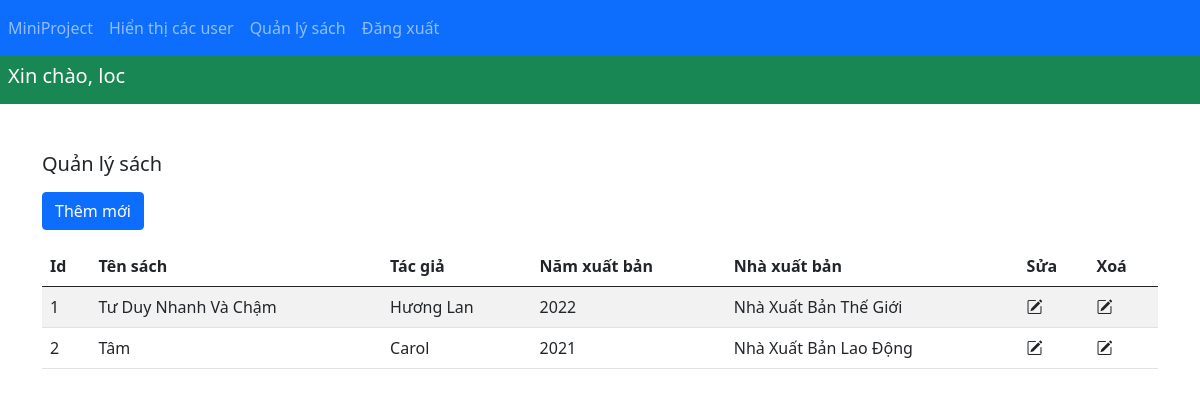
The page /?controller=BookController&action=view_book (signed in) on the database its author committed.
### tables this page shows
CREATE TABLE `book` (
  `id` int(11) NOT NULL,
  `title` varchar(100) NOT NULL,
  `author` varchar(50) NOT NULL,
  `published_date` int(11) NOT NULL,
  `publisher` varchar(100) NOT NULL,
  `description` text NOT NULL
);

### controller/BookController.php (called while the page is built, shortened)
<?php
require 'models/Book.php';
class BookController
{
    public function view_book():void
    {
        $arr = Book::getAll();
        require 'views/books/view_book.php';
    }
}

### index.php (called while the page is built)
<?php
require 'route.php';

### models/Connect.php (called while the page is built, shortened)
<?php
class Connect
{
    private $host = 'localhost';
    private $username = 'root';
    private $password = '';
    private $database = 'miniproject';
    public function cnt()
    {
        $conn = mysqli_connect($this->host, $this->username, $this->password,$this->database);
        mysqli_set_charset($conn,'utf8');
        return $conn;
    }
    public function select($sql)
    {
        $conn = $this->cnt();
        $result = mysqli_query($conn,$sql);
        return $result;
    }
}

### models/Book.php (called while the page is built, shortened)
<?php
require_once 'models/Connect.php';
class Book
{
    private $id;
    private $title;
    private $author;
    private $published_date;
    private $publisher;
    public function __construct($row){
        $this->id = $row['id'];
        $this->title = $row['title'];
        $this->author = $row['author'];
        $this->published_date = $row['published_date'];
        $this->publisher = $row['publisher'];
    }
    public function getId()
    {
        return $this->id;
    }
    public function getTitle()
    {
        return $this->title;
    }
    public function getAuthor()
    {
        return $this->author;
    }
    public function getPublishedDate()
    {
        return $this->published_date;
    }
    public function getPublisher()
    {
        return $this->publisher;
    }
    public static function getAll()
    {
        $sql = "SELECT * FROM book";
        $result = (new Connect())->select($sql);
        $arr = [];
        foreach($result as $row){
            $object = new Book($row);
            $arr[] = $object;
        }
        return $arr;
    }
}

### views/books/view_book.php (the view, shortened to what this page needs)
<?php
require 'views/layout/header.php';
require 'views/users/page_user.php';
?>
<div class="container">
    <h5 class="mb-3">Quản lý sách</h5>
    <form action="?action=create_book" method="POST" enctype="multipart/form-data">
        <button type="button" class="btn btn-primary mb-3" data-bs-toggle="modal" data-bs-target="#createBook">
            Thêm mới
        </button>
    </form>
    <table class="table table-striped">
        <thead>
        <tr>
            <th scope="col">Id</th>
            <th scope="col">Tên sách</th>
            <th scope="col">Tác giả</th>
            <th scope="col">Năm xuất bản</th>
            <th scope="col">Nhà xuất bản</th>
            <th scope="col">Sửa</th>
            <th scope="col">Xoá</th>
        </tr>
        </thead>
        <tbody>
            <?php foreach ($arr as $book) {?>
                <tr>
                    <td><?php echo $book->getId() ?></td>
                    <td> <?php echo $book->getTitle() ?> </td>
                    <td> <?php echo $book->getAuthor() ?> </td>
                    <td> <?php echo $book->getPublishedDate() ?></td>
                    <td> <?php echo $book->getPublisher() ?></td>
                    <td><i class="bi bi-pencil-square" data-bs-toggle="modal" data-bs-target=<?php echo "#editBook".$book->getId()?>></i></td>
                    <td><i class="bi bi-pencil-square" data-bs-toggle="modal" data-bs-target=<?php echo "#deleteBook".$book->getId()?>></i></td>
                </tr>
            <?php } ?>
        </tbody>
    </table>
</div>

### route.php (shortened to what this page needs)
<?php
require 'controller/BookController.php';
$action = $_GET['action'] ?? 'index';
switch ($action) {
    case 'view_book':
            (new BookController())->view_book();
            break;
}

### views/layout/header.php (shortened to what this page needs)
<!DOCTYPE html>
<html lang="en">
<head>
    <link href="https://cdn.jsdelivr.net/npm/bootstrap@5.0.2/dist/css/bootstrap.min.css" rel="stylesheet">
    <link rel="stylesheet" href="https://cdn.jsdelivr.net/npm/bootstrap-icons@1.10.2/font/bootstrap-icons.css">
</head>
<body>

### views/users/page_user.php (shortened to what this page needs)
<?php require 'views/layout/header.php';
?>
<nav class="navbar navbar-expand-sm bg-primary navbar-dark">
    <ul class="navbar-nav">
        <li class="nav-item active">
            <a class="nav-link" href="#">MiniProject</a>
        </li>
        <li class="nav-item">
            <a class="nav-link" href="?controller=UserController&action=view_user">Hiển thị các user</a>
        </li>
        <li class="nav-item">
            <a class="nav-link" href="?controller=BookController&action=view_book">Quản lý sách</a>
        </li>
        <li class="nav-item">
            <a class="nav-link" href="?controller=UserController&action=process_signout">Đăng xuất</a>
        </li>
    </ul>
</nav>
<div class="p-2 mb-5 bg-success text-white"><h5>Xin chào, <?php echo $_SESSION['name']; ?></h5></div>

### rows shown on the page
book: id "1", title "Tư Duy Nhanh Và Chậm", author "Hương Lan", published_date "2022", publisher "Nhà Xuất Bản Thế Giới"
book: id "2", title "Tâm", author "Carol", published_date "2021", publisher "Nhà Xuất Bản Lao Động"

### other values the page prints
$_SESSION['name'] "loc"
